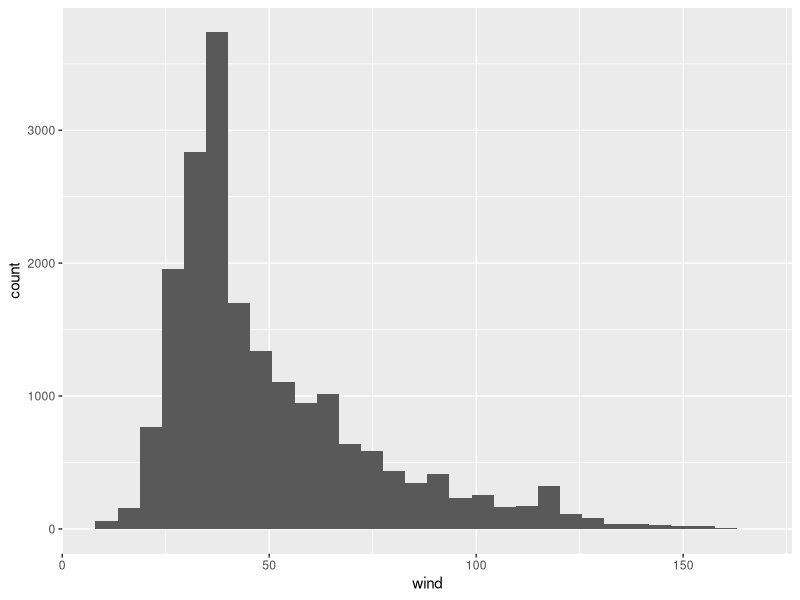

Source code (R):
# summarise dataset
library(tidyverse)

data_storms <- storms
view(data_storms)
# calculate mean for specific variable
mean(storms$wind)
# 50.01741
# calculate standard deviation for specific variable
sd(storms$wind)
# give result of 25.501
#remove na values
sd(storms$wind, na.rm = TRUE)
summary(data_storms)
# can extract information about 5 percents for each variable in that dataset

max(data_storms$wind)
# crete a histogram to visulaize that data 
ggplot(data_storms,aes(wind))+
  geom_histogram()
